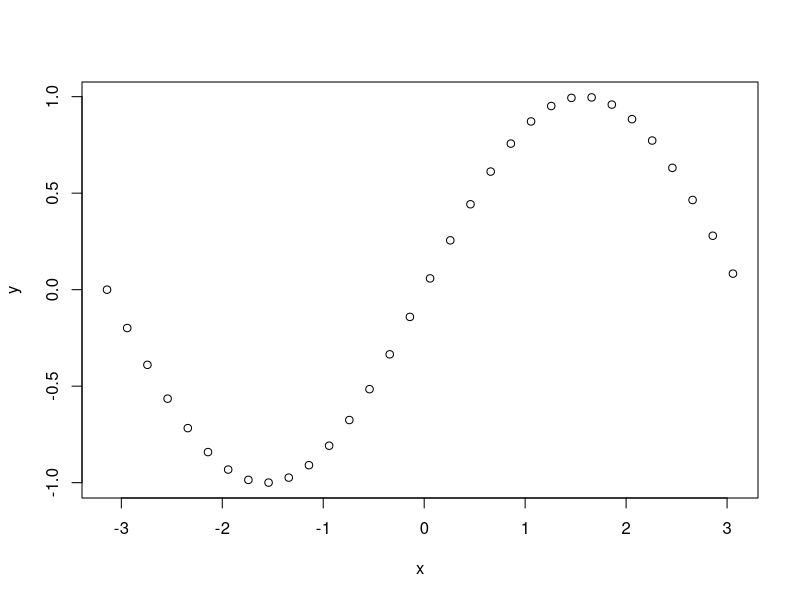
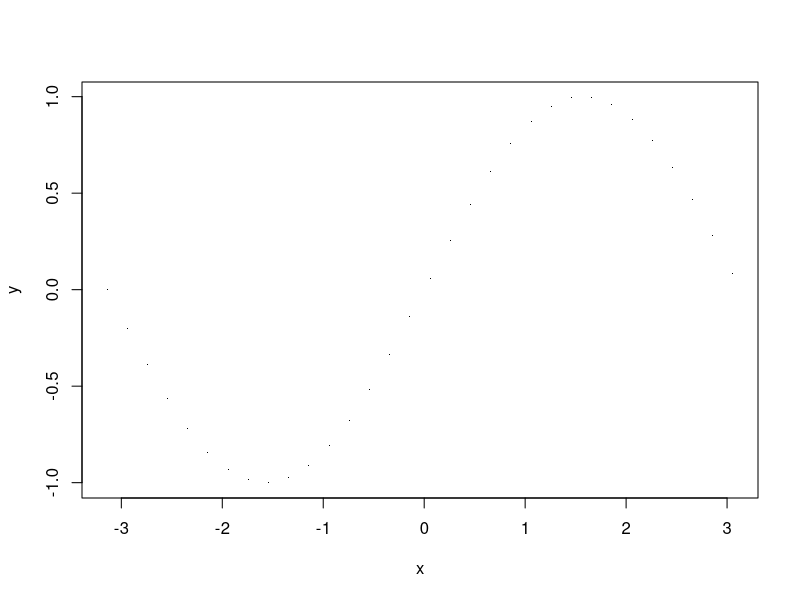
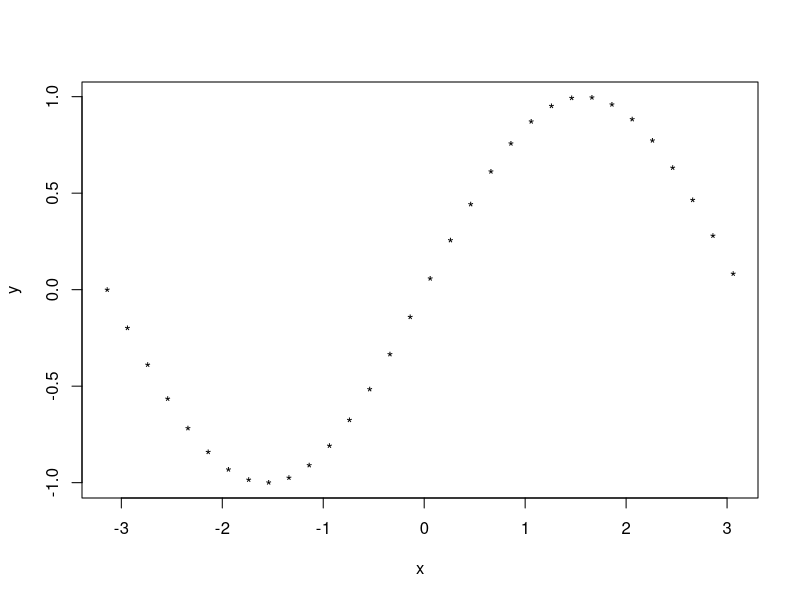
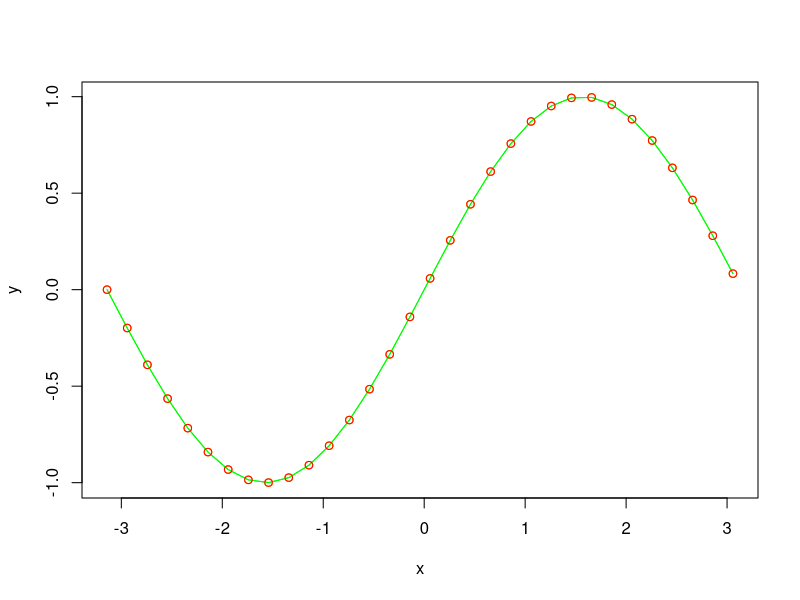
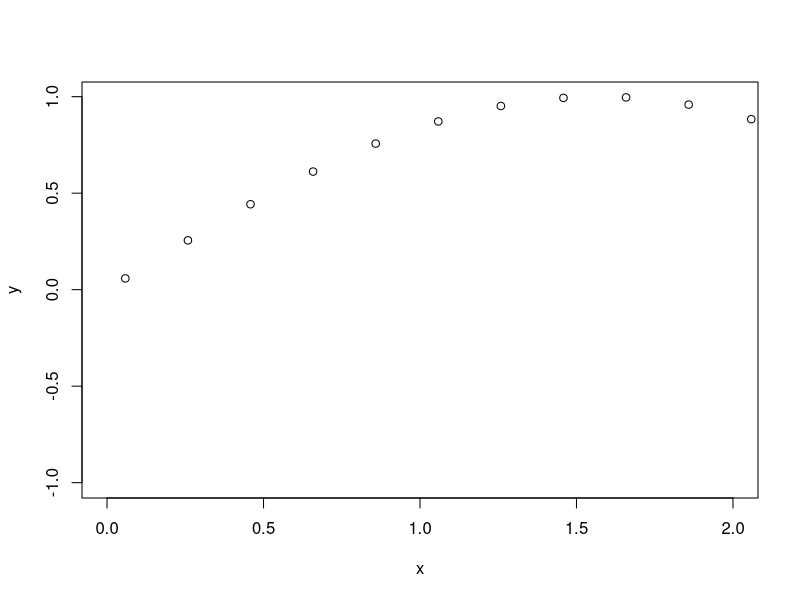
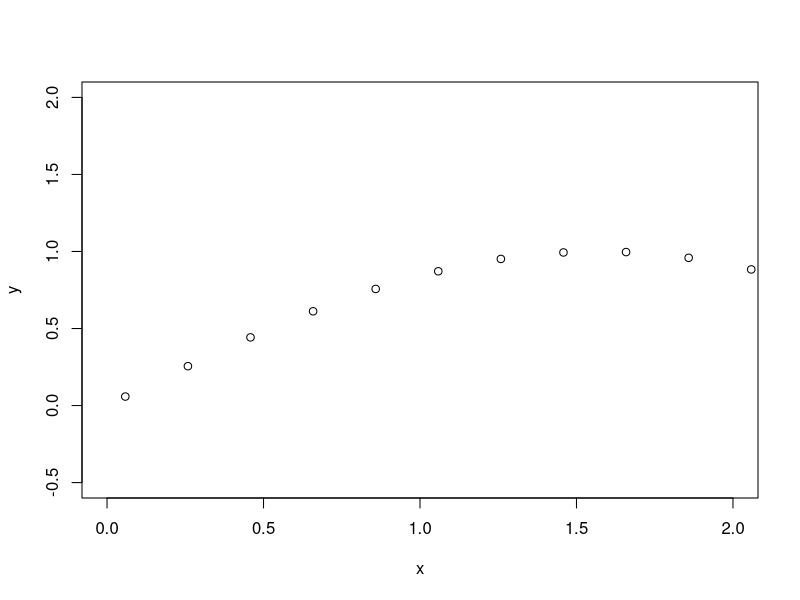
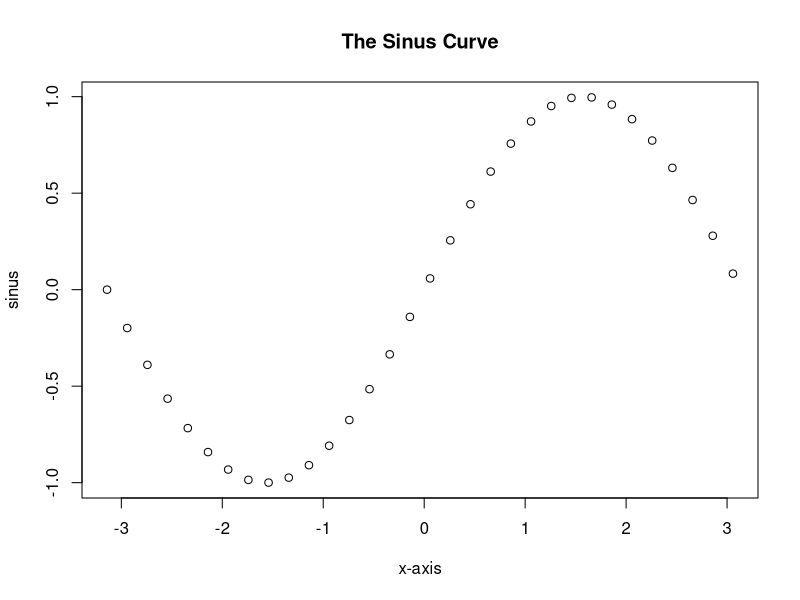
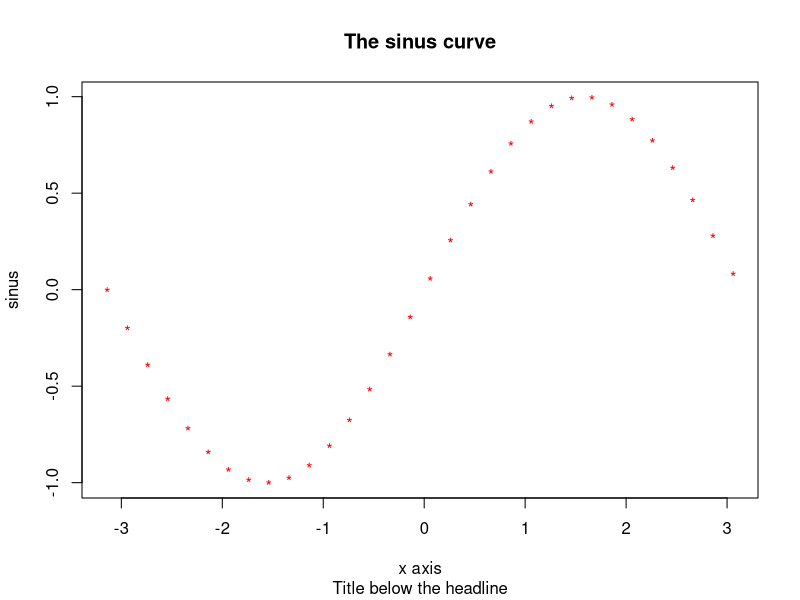

Write R code to recreate these figures, in order.
x = seq(-pi,pi, by=0.2)
y = sin(x)
z = cos(x)
plot(x,y)
plot(x,y,pch=".")
plot(x,y,pch="*")
plot(x,y,col="red")
lines(x,y,col="green")
points(x,y,col="yellow")
lines(x,y,col="green")
points(x,y,col="red")
plot(x,y,xlim=c(0,2)) # x- axis from 0 to 2
plot(x,y,xlim=c(0,2),ylim=c(-0.5,2))
# Labeling plots
plot (x, y, xlab = "x-axis", ylab = "sinus", main = "The Sinus Curve")


png("sinuscurve.png") # png: portable network graphic
plot(x,y,xlab="x axis",ylab="sinus",main="The sinus curve", sub = 'Title below the headline',pch="*", col="red")
dev.off()


# Arrays and Matrices
x = c(2,5,8,3,8) # vectors
y = c(1,1,1,1,1)
z = c(5,4,3,2,1)

M = c(x,y,z)
print(M)

dim(M)=c(5,3) # You can change that by defining the dimension of M
print(M)

print(M[1,3]) # Prints the value of the 1st row and 3rd Column
M[1,3] = 1000 # The value in the 1st row and 3rd column is set to 1000
M[1,] # Prints the complete first row
print(M)

# mean value of all numbers of each row
mean(M[1,])
mean(M[2,])
mean(M[3,])
mean(M[4,])
mean(M[5,])

#maximum and minimum value of the matrix
max(M) 
min(M)
